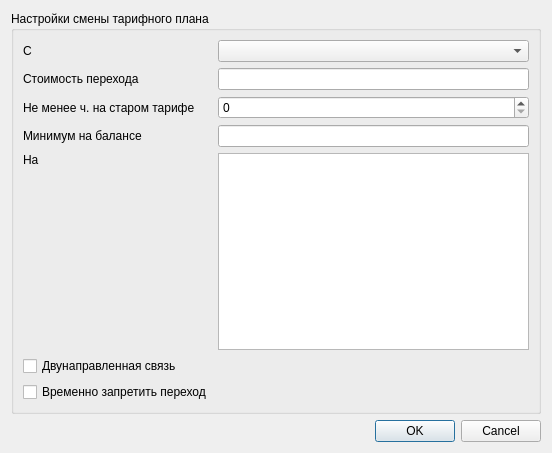
<?xml version="1.0" encoding="UTF-8"?>
<ui version="4.0">
 <class>Dialog</class>
 <widget class="QDialog" name="Dialog">
  <property name="geometry">
   <rect>
    <x>0</x>
    <y>0</y>
    <width>552</width>
    <height>453</height>
   </rect>
  </property>
  <property name="windowTitle">
   <string>Правило смены тарифного плана</string>
  </property>
  <layout class="QGridLayout" name="gridLayout_2">
   <item row="0" column="0" colspan="2">
    <widget class="QGroupBox" name="groupBox">
     <property name="title">
      <string>Настройки смены тарифного плана</string>
     </property>
     <layout class="QGridLayout" name="gridLayout">
      <item row="0" column="0">
       <widget class="QLabel" name="label_from">
        <property name="text">
         <string>С</string>
        </property>
       </widget>
      </item>
      <item row="0" column="1">
       <widget class="QComboBox" name="comboBox_from"/>
      </item>
      <item row="1" column="0">
       <widget class="QLabel" name="label_cost">
        <property name="text">
         <string>Стоимость перехода</string>
        </property>
       </widget>
      </item>
      <item row="1" column="1">
       <widget class="QLineEdit" name="lineEdit_cost"/>
      </item>
      <item row="2" column="0">
       <widget class="QLabel" name="label_oldtptime">
        <property name="text">
         <string>Не менее ч. на старом тарифе</string>
        </property>
       </widget>
      </item>
      <item row="2" column="1">
       <widget class="QSpinBox" name="spinBox_oldtptime"/>
      </item>
      <item row="3" column="0">
       <widget class="QLabel" name="label_balance_min">
        <property name="text">
         <string>Минимум на балансе</string>
        </property>
       </widget>
      </item>
      <item row="3" column="1">
       <widget class="QLineEdit" name="lineEdit_balance_min"/>
      </item>
      <item row="4" column="0">
       <widget class="QLabel" name="label_to">
        <property name="text">
         <string>На</string>
        </property>
       </widget>
      </item>
      <item row="4" column="1" rowspan="2">
       <widget class="QListWidget" name="listWidget_to">
        <property name="maximumSize">
         <size>
          <width>16777215</width>
          <height>16777215</height>
         </size>
        </property>
       </widget>
      </item>
      <item row="5" column="0">
       <spacer name="verticalSpacer">
        <property name="orientation">
         <enum>Qt::Vertical</enum>
        </property>
        <property name="sizeHint" stdset="0">
         <size>
          <width>20</width>
          <height>40</height>
         </size>
        </property>
       </spacer>
      </item>
      <item row="6" column="0">
       <widget class="QCheckBox" name="checkBox_bidirectional">
        <property name="text">
         <string>Двунаправленная связь</string>
        </property>
       </widget>
      </item>
      <item row="7" column="0">
       <widget class="QCheckBox" name="checkBox_disable">
        <property name="text">
         <string>Временно запретить переход</string>
        </property>
       </widget>
      </item>
     </layout>
     <zorder>label_from</zorder>
     <zorder>label_from</zorder>
     <zorder>checkBox_disable</zorder>
     <zorder>label_cost</zorder>
     <zorder>checkBox_bidirectional</zorder>
     <zorder>label_oldtptime</zorder>
     <zorder>spinBox_oldtptime</zorder>
     <zorder>label_to</zorder>
     <zorder>verticalSpacer</zorder>
     <zorder>listWidget_to</zorder>
     <zorder>comboBox_from</zorder>
     <zorder>label_balance_min</zorder>
     <zorder>lineEdit_cost</zorder>
     <zorder>lineEdit_balance_min</zorder>
    </widget>
   </item>
   <item row="1" column="1">
    <widget class="QDialogButtonBox" name="buttonBox">
     <property name="orientation">
      <enum>Qt::Horizontal</enum>
     </property>
     <property name="standardButtons">
      <set>QDialogButtonBox::Cancel|QDialogButtonBox::Ok</set>
     </property>
    </widget>
   </item>
  </layout>
 </widget>
 <resources/>
 <connections>
  <connection>
   <sender>buttonBox</sender>
   <signal>accepted()</signal>
   <receiver>Dialog</receiver>
   <slot>accept()</slot>
   <hints>
    <hint type="sourcelabel">
     <x>248</x>
     <y>254</y>
    </hint>
    <hint type="destinationlabel">
     <x>157</x>
     <y>274</y>
    </hint>
   </hints>
  </connection>
  <connection>
   <sender>buttonBox</sender>
   <signal>rejected()</signal>
   <receiver>Dialog</receiver>
   <slot>reject()</slot>
   <hints>
    <hint type="sourcelabel">
     <x>316</x>
     <y>260</y>
    </hint>
    <hint type="destinationlabel">
     <x>286</x>
     <y>274</y>
    </hint>
   </hints>
  </connection>
 </connections>
</ui>
